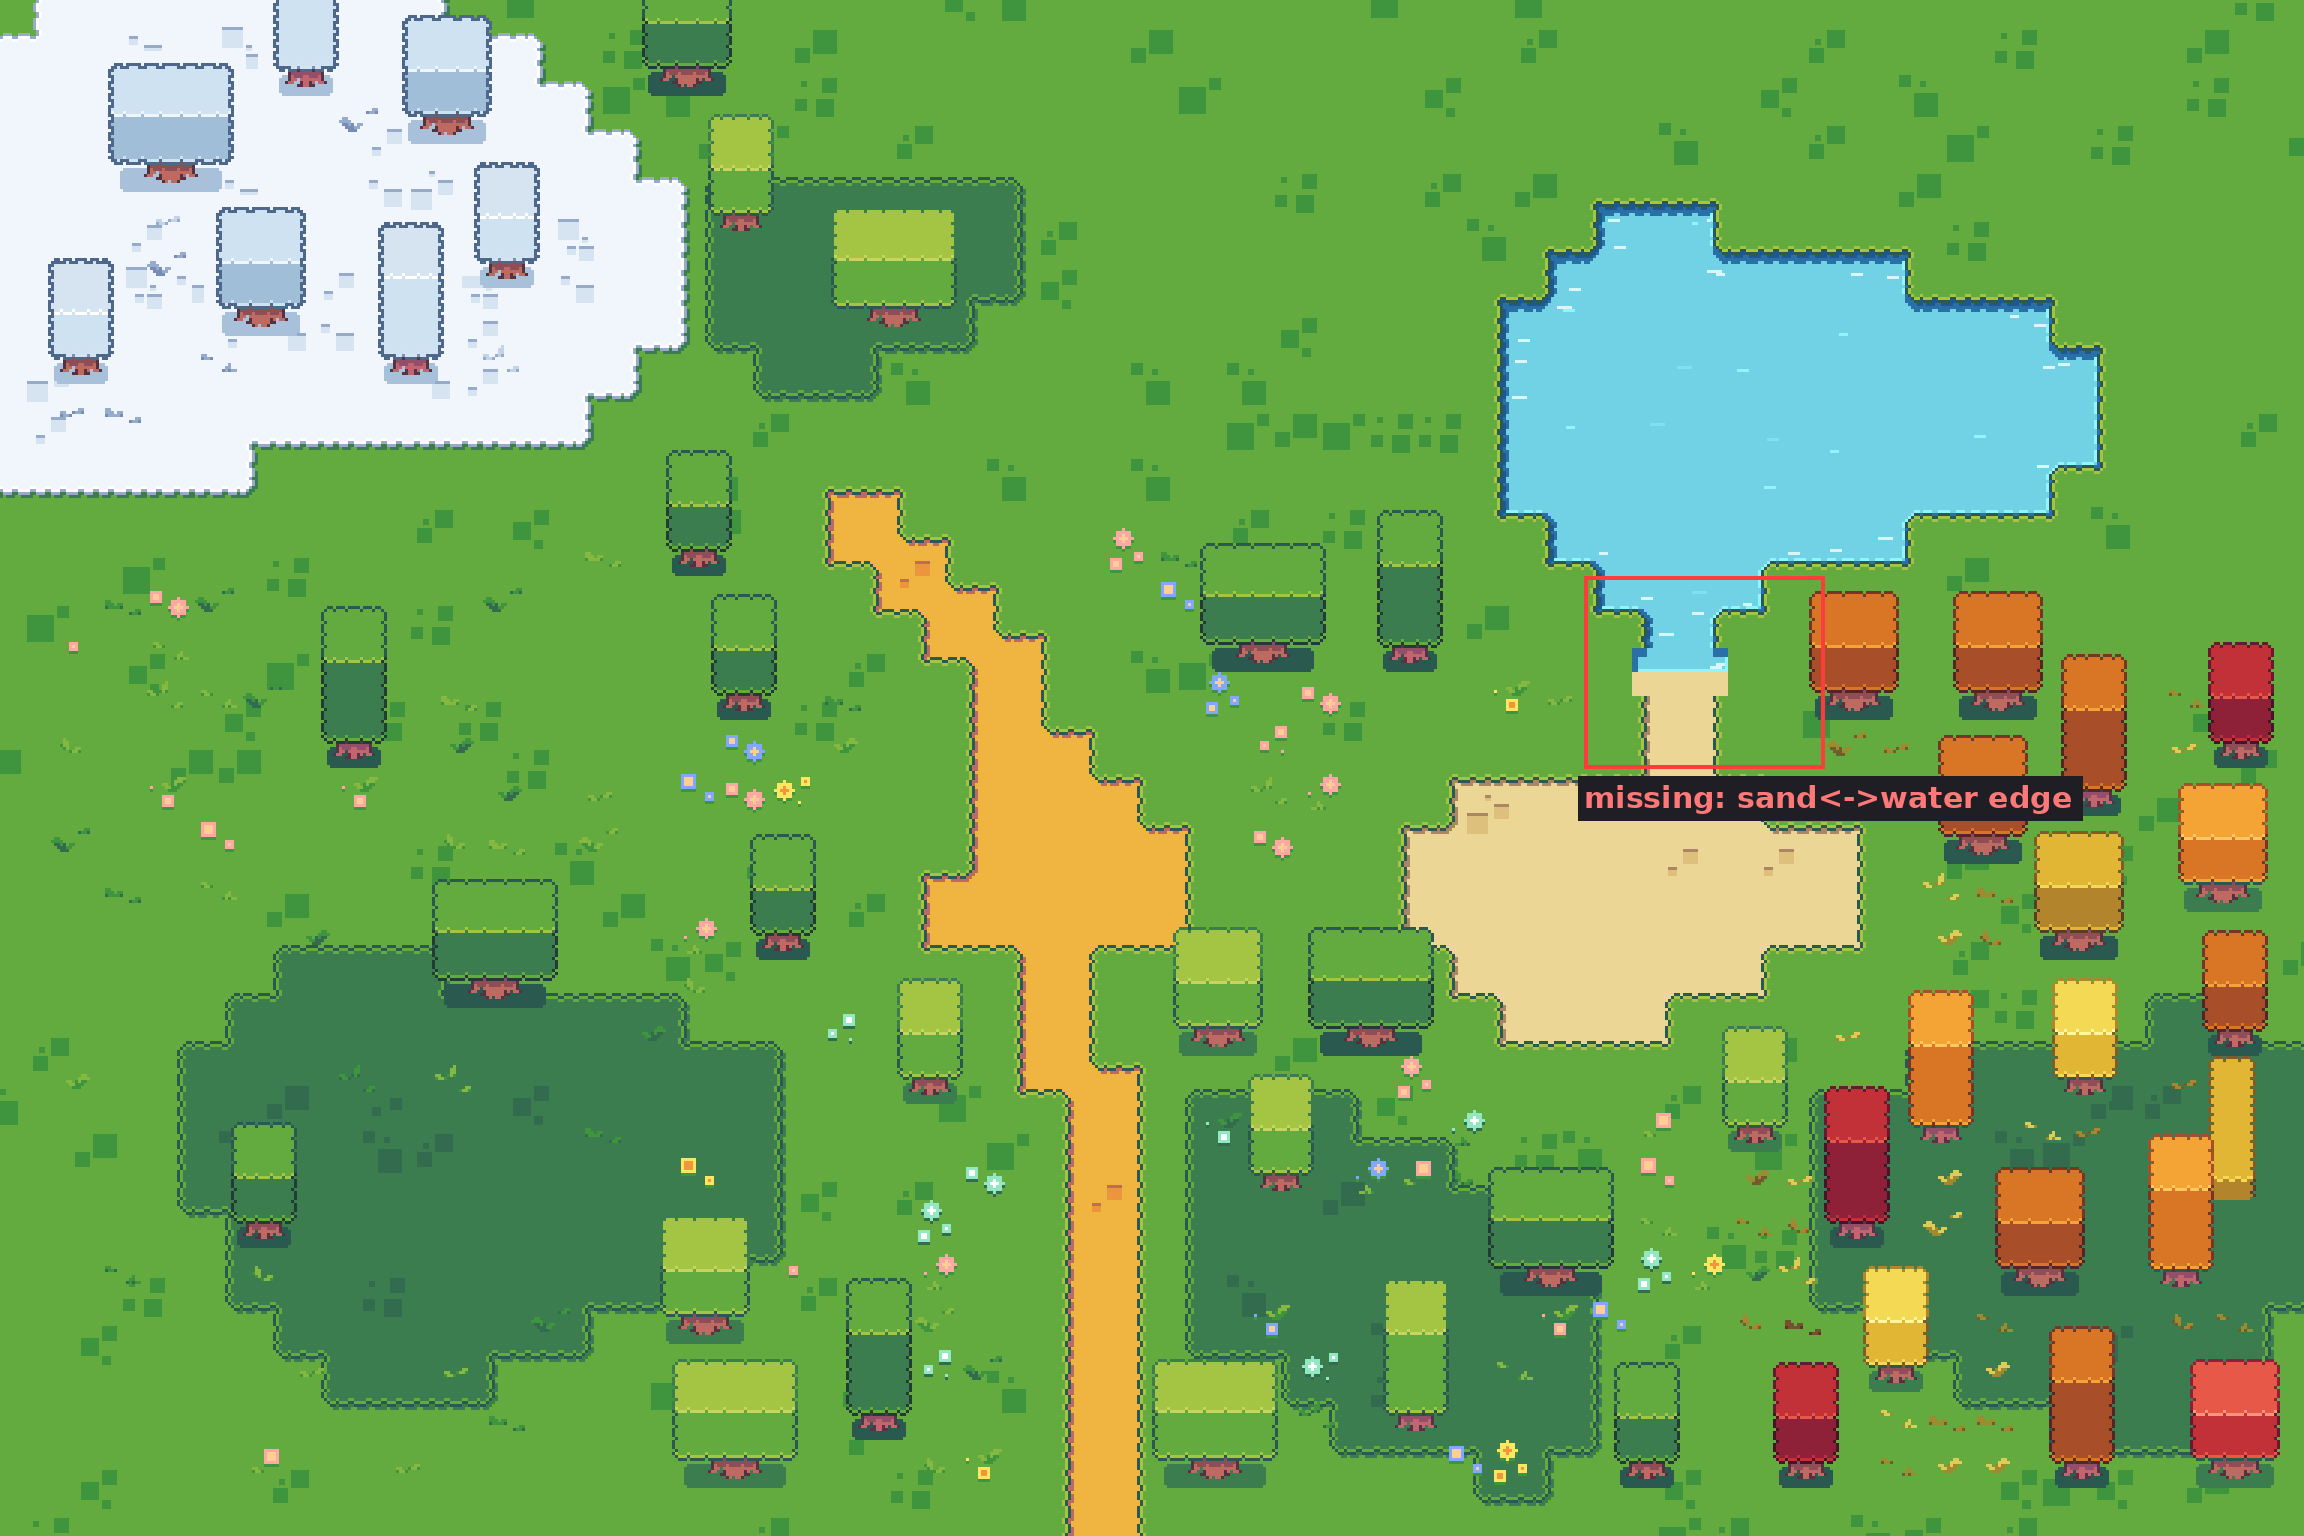

Generate this figure with Python:
"""Mini map demo ($0): 48x32 cells, hand-placed zones, recoloured pack ground + trees + v3 water (animated).
Run: python3 tools/art_tests/recolour/minimap.py -> minimap.png (3x still), minimap.gif (8 frames, 8 fps).
Every ground border is the pack's dual-grid light_on_dirt / dark_on_light quarters (dirt recoloured per zone).
Known gap shown on purpose: sand<->water has no art -> one spot with a naive hard seam, labelled."""
import random, math
import numpy as np
from PIL import Image, ImageDraw
import recolour as rc, water as wt
import pixel_plains_tiles as pp

W, H, CELL, ZOOM = 48, 32, 16, 3
FRAMES, FPS = wt.FRAMES, wt.FPS
rng = random.Random(7)

# ---------- layout ----------
grid = [["light"] * W for _ in range(H)]
kind = [[None] * W for _ in range(H)]        # dirt cells only: path | sand | snow | water
def ell(cx, cy, rx, ry, ph, fn):
    for y in range(H):
        for x in range(W):
            a = math.atan2(y - cy, x - cx); k = 1 + 0.14 * math.sin(3 * a + ph)
            if ((x - cx) / (rx * k)) ** 2 + ((y - cy) / (ry * k)) ** 2 < 1: fn(x, y)
def dark(x, y): grid[y][x] = "dark"
def put(k):
    def f(x, y): grid[y][x] = "dirt"; kind[y][x] = k
    return f
for cx, cy, rx, ry, ph in [(26, 25, 4, 2.5, 1), (9, 24, 6, 4, 2), (17, 5, 3.5, 2, 3), (43, 25, 5, 4, 4), (30, 28, 3, 2, 5)]: ell(cx, cy, rx, ry, ph, dark)
ell(5, 4, 7.5, 5.5, 0.5, put("snow"))
ell(36, 8, 6.5, 4, 1.7, put("water"))
ell(33, 18.5, 5, 3, 2.6, put("sand"))
for x in range(34, 36):                       # the ONE sand<->water contact: water down to y13, sand from y14
    for y in (12, 13): put("water")(x, y)
    for y in range(14, 18): put("sand")(x, y)
ell(21.5, 17.5, 3, 2.2, 0.9, put("path"))
def brush(x, y):
    for dx in (0, 1):
        for dy in (0, 1):
            if 0 <= x + dx < W and 0 <= y + dy < H: put("path")(x + dx, y + dy)
pts = [(22, 31), (22, 25), (21, 19), (21, 15), (18, 11), (17, 10)]
for (x0, y0), (x1, y1) in zip(pts, pts[1:]):
    n = max(abs(x1 - x0), abs(y1 - y0))
    for i in range(n + 1): brush(round(x0 + (x1 - x0) * i / n), round(y0 + (y1 - y0) * i / n))
# map rule: dark grass never touches dirt-like ground (ring of light grass)
for y in range(H):
    for x in range(W):
        if grid[y][x] == "dark" and any(grid[min(max(y + dy, 0), H - 1)][min(max(x + dx, 0), W - 1)] == "dirt" for dx in (-1, 0, 1) for dy in (-1, 0, 1)):
            grid[y][x] = "light"

# ---------- ground: dual-grid render, then recolour dirt per zone (tile by tile) ----------
raw, stats = pp.render(grid, random.Random(3))
print("render stats (missing / 3-way):", stats)
plain_dirt = pp.quarter(*pp.PLAIN_Q["dirt"]); plain_light = pp.quarter(*pp.PLAIN_Q["light"])
TBL = {"sand": rc.GROUND["sand"], "snow": rc.GROUND["snow"], "water": rc.GROUND["water"], "path": None}
cg = lambda x, y: (grid[min(max(y, 0), H - 1)][min(max(x, 0), W - 1)], kind[min(max(y, 0), H - 1)][min(max(x, 0), W - 1)])
# Height order: dirt / sand / path / water < light grass < dark grass < SNOW. Snow is a blanket ON the grass: its border uses the
# light_on_dirt quarters with the masks swapped (snow cells = upper), upper light grass -> snow, lower dirt -> plain light grass.
SNOW_ON_TOP = True   # False = old look (snow = recoloured dirt, sits BELOW the grass like a hole)
SNOW_TOP = {rc.C(99, 171, 63): rc.C(240, 246, 252),    # upper fill -> snow fill
            rc.C(164, 196, 67): rc.C(255, 255, 255),   # upper highlight -> white
            rc.C(42, 89, 79): rc.C(150, 170, 204),     # upper outline -> pale blue-grey rim
            rc.C(189, 106, 98): rc.C(59, 125, 79),     # shadow the upper layer casts -> grass shadow green (pack's dark grass)
            rc.C(240, 181, 65): rc.C(99, 171, 63)}     # lower dirt -> plain light grass
def paint(base, on_top):
  for j in range(H + 1):
    for i in range(W + 1):
        cells = [cg(i - 1, j - 1), cg(i, j - 1), cg(i - 1, j), cg(i, j)]
        ks = {k for g, k in cells if g == "dirt"}
        if not ks: continue
        x0, y0 = i * CELL - 8, j * CELL - 8
        if on_top and ks == {"snow"} and {g for g, k in cells} == {"dirt", "light"}:   # snow over light grass
            mask = sum(b for b, (g, k) in zip((1, 2, 4, 8), cells) if g == "dirt")
            base.paste(rc.swap(pp.tile_image("light_on_dirt", mask)[0], SNOW_TOP), (x0, y0)); continue
        if len(ks) == 1:
            t = TBL[next(iter(ks))]
            if t:
                box = (max(x0, 0), max(y0, 0), min(x0 + 16, W * CELL), min(y0 + 16, H * CELL))
                base.paste(rc.swap(base.crop(box), t), box[:2])
        else:                                   # two ground kinds meet: no edge art exists -> naive hard seam per quadrant
            for q, (g, k) in enumerate(cells):
                tile = plain_dirt if g == "dirt" else plain_light
                if g == "dirt" and TBL[k]: tile = rc.swap(tile, TBL[k])
                qx, qy = x0 + (q & 1) * 8, y0 + (q >> 1) * 8
                if 0 <= qx <= W * CELL - 8 and 0 <= qy <= H * CELL - 8: base.paste(tile, (qx, qy))
  return base
base, alt = paint(raw.copy(), SNOW_ON_TOP), paint(raw.copy(), not SNOW_ON_TOP)   # alt = the other snow look, for snow_compare.png

# ---------- objects ----------
def free(cx, cy, r=1, ok=(None,)):
    for dy in range(-r, r + 1):
        for dx in range(-r, r + 1):
            x, y = cx + dx, cy + dy
            if not (0 <= x < W and 0 <= y < H): return False
            if kind[y][x] not in ok: return False
    return True
SHADOW_GREEN = {(42, 89, 79), (59, 125, 79)}
PALE_TOP = (214, 228, 242, 255)
def tree(idx, v):
    t = rc.tree_swap(rc.TREE_BOXES[idx], rc.LEAFT[v]) if v else rc.box(rc.TREES, rc.TREE_BOXES[idx])
    if v == "snow":   # tree stands on snow: green ground shadow -> blue-grey shadow; ONE dark outline on every snow tree
        a, snowc = np.array(t), {c[:3] for c in rc.LEAFT["snow"].values()}
        rgb, op = a[..., :3], a[..., 3] > 0
        leaf = op & np.isin(rgb.view([("", rgb.dtype)] * 3).ravel(), np.array(list(snowc), np.uint8).view([("", np.uint8)] * 3).ravel()).reshape(op.shape)
        green = op & np.any([(rgb == g).all(2) for g in SHADOW_GREEN], 0)
        under = np.zeros_like(leaf); under[1:] = leaf[:-1]           # pale variant: its canopy's bottom edge is green -> outline, not shadow
        al = np.pad(op, 1); edge = np.zeros_like(op)
        for dy in range(3):
            for dx in range(3): edge |= ~al[dy:dy + op.shape[0], dx:dx + op.shape[1]]
        pale = (rgb == (238, 246, 252)).all(2).sum() > (rgb == (160, 190, 216)).all(2).sum()
        out = a.copy()
        out[green & ~under] = (168, 192, 218, 255)
        out[(leaf & edge) | (green & under)] = (78, 104, 140, 255)       # leaf touching the outside (8-neighbour) or the canopy's bottom edge
        if pale: out[leaf & ~edge & (rgb == (238, 246, 252)).all(2)] = PALE_TOP   # pale top fill must stand off the snow ground (240,246,252)
        t = Image.fromarray(out)
    return t
TI = [0, 1, 2, 3, 6, 7, 10, 11]
objs, placed, rects, leaves = [], [], [], []   # objs: (base_y, image, x, y); rects = whole picture boxes; leaves = leaf-only boxes (snow trees: inside the dark outline)
def overlaps(x, y, w, h):   # canopies may overlap by at most 3 px
    return any(min(x + w, a + c) - max(x, a) > 3 and min(y + h, b + e) - max(y, b) > 3 for a, b, c, e in rects)
def try_tree(cx, cy, v, spacing, ok=(None,), r=1):
    if not free(cx, cy, r, ok): return False
    px, py = cx * CELL + 8 + rng.randint(-3, 3), cy * CELL + 15
    if any((px - a) ** 2 + (py - b) ** 2 < spacing ** 2 for a, b in placed): return False   # trunks >= spacing px apart
    t = tree(rng.choice(TI), v); x, y = px - t.width // 2, py - t.height + 1
    if overlaps(x, y, t.width, t.height): return False
    objs.append((py, t, x, y)); placed.append((px, py)); rects.append((x, y, t.width, t.height))
    lo = np.argwhere((np.array(t)[..., :3] == (78, 104, 140)).all(2)) if v == "snow" else np.zeros((0, 2), int)
    leaves.append((x + lo[:, 1].min(), y + lo[:, 0].min(), np.ptp(lo[:, 1]) + 1, np.ptp(lo[:, 0]) + 1) if len(lo) else (x, y, t.width, t.height)); return True
def scatter(n, region, pick, spacing, ok=(None,), r=1, tries=4000):
    done = 0
    for _ in range(tries):
        if done >= n: break
        cx, cy = rng.randint(region[0], region[2]), rng.randint(region[1], region[3])
        v = pick(cx, cy)
        if v == "skip": continue
        done += try_tree(cx, cy, v, spacing, ok, r)
    return done
# plains: green oaks, sparse; forest east (blends via x gradient); snow corner; a few green trees by the snow
scatter(16, (14, 12, 36, 31), lambda x, y: None, 48)
def forest_pick(x, y):
    if rng.random() > (x - 36) / 5: return "skip"
    return rng.choices([None, "autumn_orange", "yellow", "red"], [1, 45, 30, 14])[0]
scatter(80, (36, 14, 47, 31), forest_pick, 40)
scatter(7, (0, 0, 13, 9), lambda x, y: "snow", 44, ok=("snow",))
scatter(4, (12, 0, 20, 14), lambda x, y: None, 44)
scatter(3, (0, 12, 12, 31), lambda x, y: None, 44)
# hedges in the forest
def hedge_piece(table, crop, cx, cy):
    im = rc.hedge(table).crop(crop); px, py = cx * CELL, cy * CELL + 15
    cw, chh = -(-im.width // CELL), -(-im.height // CELL)
    if all(free(cx + i, cy, 0) and free(cx + i, cy - 1, 0) for i in range(cw)) and not overlaps(px, py - im.height + 1, im.width, im.height):
        objs.append((py, im, px, py - im.height + 1)); placed.append((px + im.width // 2, py)); rects.append((px, py - im.height + 1, im.width, im.height)); return True
for tbl, crop, (cx, cy) in [("autumn_orange", (1, 16, 64, 48), (40, 20)), ("yellow", (1, 16, 64, 48), (41, 29)), ("yellow", (64, 0, 80, 48), (45, 24))]:
    ok = False
    for dx in range(0, 4):
        for dy in range(0, 3):
            if not ok: ok = hedge_piece(rc.LEAFT[tbl], crop, cx + dx, cy + dy)
# decals: flowers + tufts
def tiles(sheet_y, cols):
    out = []
    for c in cols:
        t = rc.SHEET.crop((c * 16, sheet_y * 16, c * 16 + 16, sheet_y * 16 + 16))
        if np.array(t)[:, :, 3].sum() > 255 * 6: out.append(t)
    return out
pinkT = tiles(2, range(5)) + tiles(3, range(5)); whiteT = tiles(4, range(5)) + tiles(5, range(5))
tuftT = tiles(2, range(5, 12)) + tiles(4, range(5, 12))
deco = []
LEAF_GAP = 4   # snow specks / tufts keep this many px from any leaf (trunk + ground shadow may touch)
def near_canopy(x, y, m=0, sz=CELL, boxes=None):   # sz x sz box at (x, y) overlaps a canopy box grown by m px
    if isinstance(sz, int): sz = (sz, sz)
    return any(min(x + sz[0], a + c + m) - max(x, a - m) > 0 and min(y + sz[1], b + e + m) - max(y, b - m) > 0 for a, b, c, e in (rects if boxes is None else boxes))
def ink_box(t, plain=None):   # tight box of the visible pixels of a decal tile (alpha, or not plain ground)
    a = np.array(t); m = a[..., 3] > 0 if plain is None else ~(a[..., :3] == plain).all(2)
    yx = np.argwhere(m); return (0, 0, 0, 0) if not len(yx) else (yx[:, 1].min(), yx[:, 0].min(), np.ptp(yx[:, 1]) + 1, np.ptp(yx[:, 0]) + 1)
def decal(n, region, pool, tries=3000, ok=(None,), leaf=False):   # leaf: only the tuft's own pixels must keep LEAF_GAP from leaves
    d = 0
    for _ in range(tries):
        if d >= n: break
        cx, cy = rng.randint(region[0], region[2]), rng.randint(region[1], region[3])
        t = rng.choice(pool)
        if leaf:
            bx, by_, bw, bh = ink_box(t)
            if near_canopy(cx * CELL + bx, cy * CELL + by_, LEAF_GAP, (bw, bh), leaves): continue
        elif near_canopy(cx * CELL, cy * CELL): continue   # nothing under a canopy
        if not free(cx, cy, 1, ok) or (cx, cy) in [c[:2] for c in deco]: continue
        deco.append((cx, cy, t)); d += 1
pk = lambda tb: [rc.swap(t, tb) for t in pinkT]
decal(14, (14, 11, 37, 31), pinkT); decal(8, (14, 11, 37, 31), whiteT)
decal(8, (14, 11, 37, 31), pk(rc.FLOWER["blue"])); decal(6, (14, 11, 37, 31), pk(rc.FLOWER["yellow"]))
decal(40, (0, 11, 37, 31), tuftT)
decal(30, (36, 14, 47, 31), [rc.swap(t, rc.TUFT["yellow"]) for t in tuftT]); decal(14, (36, 14, 47, 31), [rc.swap(t, rc.TUFT["brown"]) for t in tuftT])
decal(4, (36, 14, 47, 31), pk(rc.FLOWER["orange"]))
decal(6, (0, 12, 13, 31), pinkT); decal(6, (0, 12, 13, 31), tuftT)
srng = random.Random(11); specks = []
PLAIN_SNOW, SPECK_CHANCE = (240, 246, 252), 0.24   # chance per inner snow tile; tries that would touch leaves are dropped -> ~14% kept
for j in range(1, H):
    for i in range(1, W):
        cells = [cg(i - 1, j - 1), cg(i, j - 1), cg(i - 1, j), cg(i, j)]
        if all(k == "snow" for g, k in cells) and srng.random() < SPECK_CHANCE:
            c, r = srng.choice(pp.VARIANTS["dirt"][:3] + [(9, 0)])
            t = rc.swap(pp.SHEET.crop((c*16, r*16, c*16+16, r*16+16)), TBL["snow"]); bx, by_, bw, bh = ink_box(t, PLAIN_SNOW)
            if near_canopy(i * CELL - 8 + bx, j * CELL - 8 + by_, LEAF_GAP, (bw, bh), leaves): continue   # speck would touch leaves
            specks.append((i * CELL - 8 + bx, j * CELL - 8 + by_, bw, bh))
            for im in (base, alt): im.paste(t, (i * CELL - 8, j * CELL - 8))
# the ground render's own specks: wipe only the ones in the LEAF_GAP ring round each snow canopy (inner snow only, borders untouched)
inner = lambda x, y: all(cg(x // CELL + dx, y // CELL + dy)[1] == "snow" for dx in (-1, 0, 1) for dy in (-1, 0, 1))
def wipe(im):
    ba = np.array(im)
    for lx, ly, lw, lh in leaves:
        for y in range(max(ly - LEAF_GAP, 0), min(ly + lh + LEAF_GAP, H * CELL)):
            for x in range(max(lx - LEAF_GAP, 0), min(lx + lw + LEAF_GAP, W * CELL)):
                if inner(x, y) and tuple(ba[y, x, :3]) in {(214, 228, 242), (150, 170, 204)}: ba[y, x, :3] = PLAIN_SNOW
    return Image.fromarray(ba)
base, alt = wipe(base), wipe(alt)

SNOWTUFT = {rc.C(132,184,65): rc.C(196,212,232), rc.C(63,148,62): rc.C(150,172,204), rc.C(51,107,79): rc.C(120,140,180)}
decal(7, (0, 0, 12, 9), [rc.swap(t, SNOWTUFT) for t in tuftT], ok=("snow",), leaf=True)   # snow: keep LEAF_GAP px from leaves
layer = Image.new("RGBA", base.size, (0, 0, 0, 0))
for cx, cy, t in deco: layer.alpha_composite(t, (cx * CELL, cy * CELL))
for by, im, x, y in sorted(objs, key=lambda o: o[0]): layer.alpha_composite(im, (x, y))

# ---------- water (v3, shadowfix) on the ground, objects on top ----------
LAKE = (28 * CELL, 2 * CELL, 46 * CELL, 17 * CELL)
lake_cells = np.array([[kind[y][x] == "water" for x in range(28, 46)] for y in range(2, 17)])
wf = lambda **k: wt.water_frames(base.convert("RGBA"), True, FRAMES, True, rect=LAKE, **k)[0]
frames = wf()                                  # default style: flat_plain (no deep)
rectf, softf, patf = wf(style="flat_rect"), wf(style="flat_rect_edge"), wf(style="flat_rect_pattern")
for f in frames + [rectf[0], softf[0], patf[0]]: f.alpha_composite(layer)
Z = lambda im: im.resize((im.width * ZOOM, im.height * ZOOM), Image.NEAREST)

cbox = (26 * CELL, 2 * CELL, 46 * CELL, 17 * CELL)
ims = [Z(x.crop(cbox)).convert("RGB") for x in (rectf[0], softf[0], patf[0])]; pad = 20; fc = rc.font(26)
cmp_ = Image.new("RGB", (ims[0].width * 3 + 4 * pad, ims[0].height + 2 * pad + 30), rc.BG); dc = ImageDraw.Draw(cmp_)
for k, (n, im) in enumerate(zip(['1 flat_rect (plain)', '2 flat_rect_edge (dotted line)', '3 flat_rect_pattern (notches only)'], ims)):
    dc.text((pad + k * (im.width + pad), 4), n, fill=(235, 235, 235), font=fc); cmp_.paste(im, (pad + k * (im.width + pad), 40))
cmp_.save("water_flat_compare.png")

# snow corner, old vs new height order
SBOX = (0, 0, 15 * CELL, 11 * CELL)
sc = {}
for on, im in ((SNOW_ON_TOP, base), (not SNOW_ON_TOP, alt)):
    g = im.convert("RGBA"); g.alpha_composite(layer); sc[on] = Z(g.crop(SBOX)).convert("RGB")
sw = sc[True].width; scmp = Image.new("RGB", (2 * sw + 3 * pad, sc[True].height + 2 * pad + 30), rc.BG); ds = ImageDraw.Draw(scmp)
for k, (on, n) in enumerate(((False, "old: snow below grass"), (True, "new: snow on top of grass"))):
    ds.text((pad + k * (sw + pad), 4), n, fill=(235, 235, 235), font=fc); scmp.paste(sc[on], (pad + k * (sw + pad), 40))
scmp.save("snow_compare.png")

# still with the missing-art label
still = Z(frames[0]).convert("RGB"); d = ImageDraw.Draw(still); fnt = rc.font(30)
x0, y0, x1, y1 = 33 * CELL * ZOOM, 12 * CELL * ZOOM, 38 * CELL * ZOOM, 16 * CELL * ZOOM
d.rectangle((x0, y0, x1, y1), outline=(255, 60, 60), width=4)
txt = "missing: sand<->water edge"; tw = d.textlength(txt, font=fnt)
d.rectangle((x0 - 6, y1 + 8, x0 + tw + 10, y1 + 52), fill=(30, 30, 36)); d.text((x0, y1 + 12), txt, fill=(255, 120, 120), font=fnt)
still.save("minimap.png")
g = [Z(f).convert("RGB") for f in frames]
g[0].save("minimap.gif", save_all=True, append_images=g[1:], duration=[130, 120] * (FRAMES // 2), loop=0)   # GIF counts 10 ms: 130/120 = 125 ms avg, loop = 1.000 s
print("ok", still.size, "trees", len(objs), "decals", len(deco))
